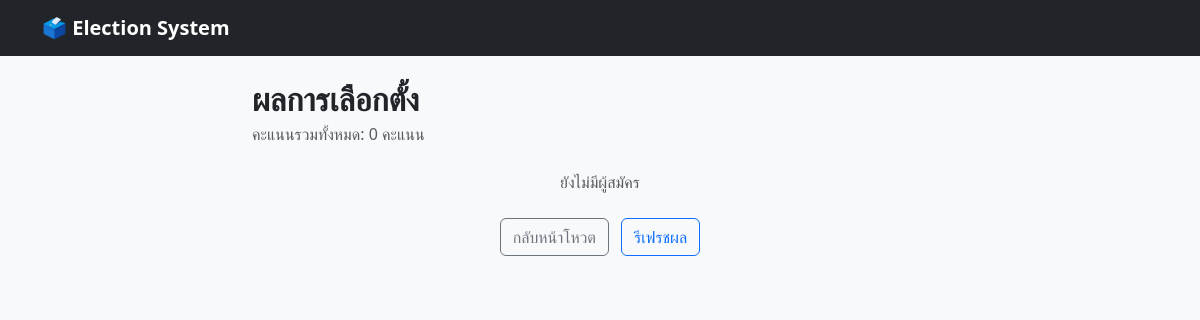
/results/, run on an earlier commit of the app's database.
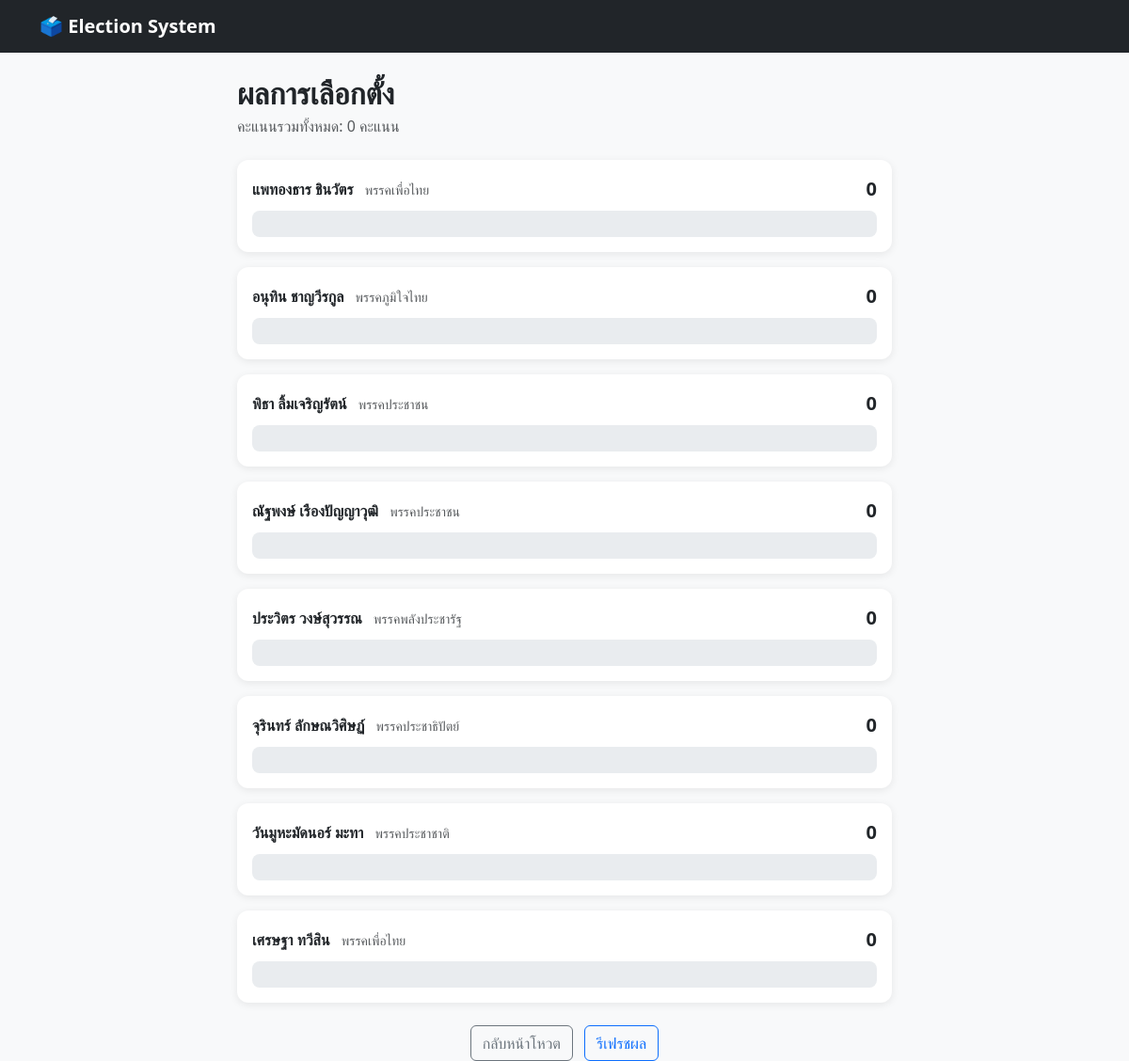
And on a later commit of the database.
### polls/models.py (models this page shows, shortened)
class Candidate(models.Model):
    name = models.CharField(max_length=200)
    party = models.CharField(max_length=200)

### polls/views.py (the view)
# urls.py: path('results/', views.results, name='results'),
def results(request):
    candidates = Candidate.objects.annotate(
        vote_count=Count('votes')
    ).order_by('-vote_count')
    total_votes = Vote.objects.count()
    return render(request, 'polls/results.html', {
        'candidates': candidates,
        'total_votes': total_votes,
    })

### polls/templates/polls/results.html (shortened to what this page needs)
{% extends 'polls/base.html' %}
{% block content %}
<h2 class="fw-bold mb-1">ผลการเลือกตั้ง</h2>
<p class="text-muted mb-4">คะแนนรวมทั้งหมด: {{ total_votes }} คะแนน</p>
{% for candidate in candidates %}
<div class="card candidate-card p-3 mb-3 {% if forloop.first and total_votes %}border-warning border-2{% endif %}">
  <div class="d-flex justify-content-between align-items-center mb-2">
    <div>
      <span class="fw-bold">{{ candidate.name }}</span>
      <small class="text-muted ms-2">{{ candidate.party }}</small>
    </div>
    <span class="fw-bold fs-5">{{ candidate.vote_count }}</span>
  </div>
  <div class="progress">
  </div>
</div>
{% empty %}
<p class="text-muted text-center">ยังไม่มีผู้สมัคร</p>
{% endfor %}
<div class="text-center mt-4">
  <a href="{% url 'home' %}" class="btn btn-outline-secondary">กลับหน้าโหวต</a>
  <button onclick="location.reload()" class="btn btn-outline-primary ms-2">รีเฟรชผล</button>
</div>
{% endblock %}

### polls/templates/polls/base.html (shortened to what this page needs)
<!DOCTYPE html>
<html lang="th">
<head>
  <link href="https://cdn.jsdelivr.net/npm/bootstrap@5.3.0/dist/css/bootstrap.min.css" rel="stylesheet">
</head>
<body>
  <nav class="navbar navbar-dark bg-dark mb-4">
    <div class="container">
      <a class="navbar-brand fw-bold" href="{% url 'home' %}">🗳️ Election System</a>
    </div>
  </nav>
  <div class="container" style="max-width: 720px;">
    {% block content %}{% endblock %}
  </div>
</body>
</html>

### polls/templates/polls/base.html (style rules this page uses)
body { background-color: #f8f9fa; }
.progress { height: 28px; border-radius: 8px; }
.candidate-card { border: none; box-shadow: 0 2px 8px rgba(0,0,0,0.08); border-radius: 12px; transition: box-shadow 0.2s; }

What changed in the data, as far as the page shows it:
added Candidate: name "แพทองธาร ชินวัตร", party "พรรคเพื่อไทย", vote_count "0"
added Candidate: name "อนุทิน ชาญวีรกูล", party "พรรคภูมิใจไทย", vote_count "0"
added Candidate: name "พิธา ลิ้มเจริญรัตน์", party "พรรคประชาชน", vote_count "0"
added Candidate: name "ณัฐพงษ์ เรืองปัญญาวุฒิ", party "พรรคประชาชน", vote_count "0"
added Candidate: name "ประวิตร วงษ์สุวรรณ", party "พรรคพลังประชารัฐ", vote_count "0"
added Candidate: name "จุรินทร์ ลักษณวิศิษฏ์", party "พรรคประชาธิปัตย์", vote_count "0"
added Candidate: name "วันมูหะมัดนอร์ มะทา", party "พรรคประชาชาติ", vote_count "0"
added Candidate: name "เศรษฐา ทวีสิน", party "พรรคเพื่อไทย", vote_count "0"
Also different on the page:
text no longer shown: "ยังไม่มีผู้สมัคร"
